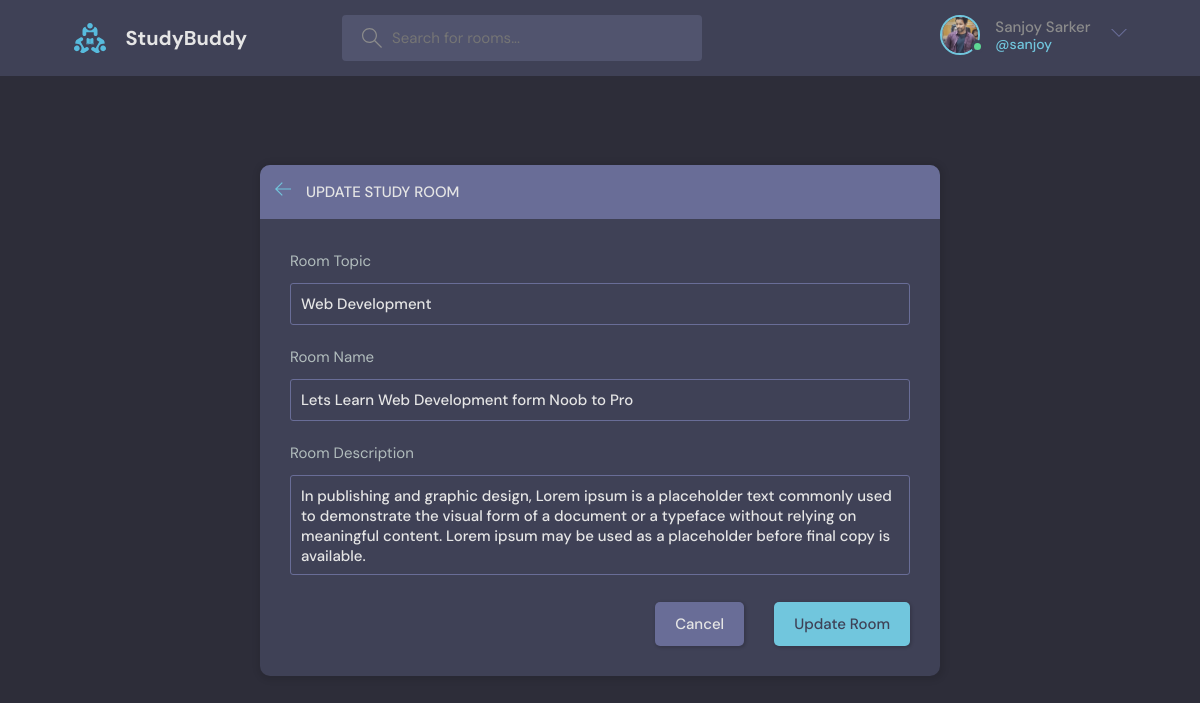
The page /update_room/1/ (signed in) on the database its author committed.
### base/models.py (models this page shows, shortened)
class User(AbstractUser):
    name = models.CharField(max_length=200,null=True)
    email = models.EmailField(unique=True)
    bio = models.TextField(null=True)
    avatar = models.ImageField(upload_to='avatar/',null=True,default="avatar.svg")
    USERNAME_FIELD = 'email'
    REQUIRED_FIELDS = []

class Room(models.Model):
    host = models.ForeignKey(User, on_delete=models.SET_NULL, null=True)
    topic = models.ForeignKey(Topic, on_delete=models.SET_NULL, null=True)
    name = models.CharField(max_length=200)
    description = models.TextField(null=True,blank=True)
    participants = models.ManyToManyField(User,related_name='participants',blank=True)
    update = models.DateTimeField(auto_now=True)
    created = models.DateTimeField(auto_now_add=True)
    class Meta:
        ordering = ['-update','-created']

class Topic(models.Model):
    name = models.CharField(max_length=200)

### base/views.py (the view, shortened to what this page needs)
# urls.py: path('update_room/<str:pk>/',views.updateRoom,name='update_room'),
@login_required(login_url='login')
def updateRoom(request,pk):
    room = Room.objects.get(id=pk)
    form = RoomForm(instance=room)
    topics = Topic.objects.all()
    if request.user != room.host:
        return HttpResponse('You are not allowed here!!')
    context = {'form':form,'topics':topics,'room':room}
    return render(request,'base/room_form.html',context)

### base/forms.py
class RoomForm(ModelForm):
    class Meta:
        model = Room
        fields = '__all__'
        exclude = ['host','participants']

### base/templates/base/room_form.html (shortened to what this page needs)
{% extends 'main.html' %}
{% block content %}
<main class="create-room layout">
    <div class="container">
      <div class="layout__box">
        <div class="layout__boxHeader">
          <div class="layout__boxTitle">
            <a href="{% url 'home' %}">
              <svg version="1.1" xmlns="http://www.w3.org/2000/svg" width="32" height="32" viewBox="0 0 32 32">
                <title>arrow-left</title>
                <path
                  d="M13.723 2.286l-13.723 13.714 13.719 13.714 1.616-1.611-10.96-10.96h27.625v-2.286h-27.625l10.965-10.965-1.616-1.607z">
                </path>
              </svg>
            </a>
            <h3>{% if page == 'create_room' %} Create {% else %} Update {% endif %} Study Room</h3>
          </div>
        </div>
        <div class="layout__body">
          <form class="form" action="" method="POST">
            <div class="form__group">
                <label for="room_topic">Room Topic</label>
                <input required type="text" name="topic" value="{{room.topic.name}}" list="topic-list">
              </div>
            <div class="form__group">
              <label for="room_name">Room Name</label>
              {{form.name}}
            </div>
            <div class="form__group">
              <label for="room_description">Room Description</label>
              {{form.description}}
            </div>
            <div class="form__action">
              <a class="btn btn--dark" href="{% url 'home' %}">Cancel</a>
              <button class="btn btn--main" type="submit">{% if page == 'create_room' %} Create Room {% else %} Update Room {% endif %}</button>
            </div>
          </form>
        </div>
      </div>
    </div>
  </main>
{% endblock %}

### templates/navbar.html (shortened to what this page needs)
{% load static %}
<header class="header header--loggedIn">
  <div class="container">
    <a href="{% url 'home' %}" class="header__logo">
      <img src="{% static 'images/logo.svg' %}" />
      <h1>StudyBuddy</h1>
    </a>
    <form class="header__search" method="GET" action="{% url 'home' %}">
      <label>
        <input name="q" placeholder="Search for rooms..." />
      </label>
    </form>
    <nav class="header__menu">
      {% if request.user.is_authenticated %}
      <div class="header__user">
        <a href="{% url 'update_user' %}">
          <div class="avatar avatar--medium active">
            <img src="{{request.user.avatar.url}}" />
          </div>
          <p>{{request.user.name}} <span>@{{request.user.username}}</span></p>
        </a>
        <button class="dropdown-button">
          <svg version="1.1" xmlns="http://www.w3.org/2000/svg" width="32" height="32" viewBox="0 0 32 32">
            <title>chevron-down</title>
            <path d="M16 21l-13-13h-3l16 16 16-16h-3l-13 13z"></path>
          </svg>
        </button>
      </div>
      {% else %}
      <a href="{% url 'login' %}">
        <img src="{% static 'images/avatar.svg' %}" />
        <p>Login</p>
      </a>
      {% endif %}
    </nav>
  </div>
</header>

### rows shown on the page
User: user.avatar (picture), user.name "Sanjoy Sarker", user.username "sanjoy"
Room: topic "Web Development", name "Lets Learn Web Development form Noob to Pro", description "In publishing and graphic design, Lorem ipsum is a placeholder text commonly used to demonstrate the visual form of a document or a typeface without relying on meaningful content. Lorem ipsum may be used as a placeholder before final copy is available."
